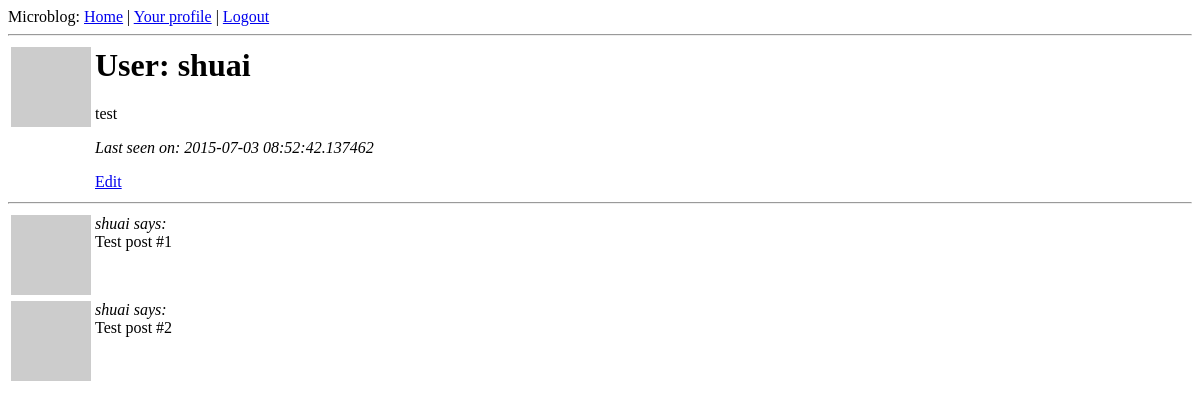
/user/shuai (signed in), run on an earlier commit of the app's database.
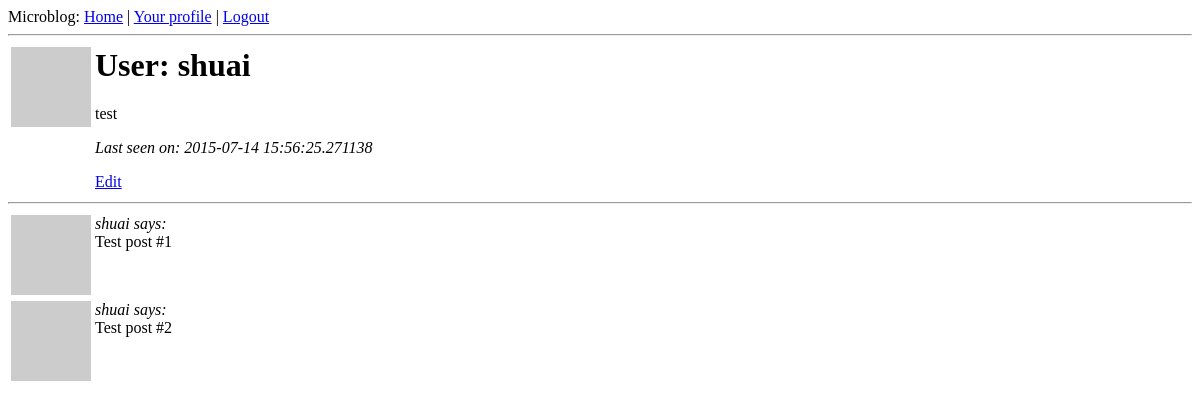
And on a later commit of the database.
### app/models.py (models this page shows, shortened)
class User(db.Model):
    id = db.Column(db.Integer, primary_key=True)
    nickname = db.Column(db.String(64), index=True, unique=True)
    email = db.Column(db.String(120), index=True, unique=True)
    posts = db.relationship('Post', backref='author', lazy='dynamic')
    about_me = db.Column(db.String(140))
    last_seen = db.Column(db.DateTime)
    followed = db.relationship('User',
                               secondary=followers,
                               primaryjoin=(followers.c.follower_id == id),
                               secondaryjoin=(followers.c.followed_id == id),
                               backref=db.backref('followers', lazy='dynamic'),
                               lazy='dynamic')
    def is_authenticated(self):
        return True
    def avatar(self, size):
            return 'http://www.gravatar.com/avatar/%s?d=mm&s=%d' % (md5(self.email.encode('utf-8')).hexdigest(), size)

### app/views.py (the view)
@app.route('/user/<nickname>')
@login_required
def user(nickname):
    user = User.query.filter_by(nickname=nickname).first()
    if user == None:
        flash('user %s not found.' % nickname)
        return redirect(url_for('index'))
    posts = [
        {'author': user, 'body': 'Test post #1'},
        {'author': user, 'body': 'Test post #2'}
    ]
    return render_template('user.html',
                           user=user,
                           posts=posts)

### app/views.py (called while the page is built)
@lm.user_loader
def load_user(id):
    return User.query.get(int(id))

@app.before_request
def before_request():
    g.user = current_user
    if g.user.is_authenticated():
        g.user.last_seen = datetime.utcnow()
        db.session.add(g.user)
        db.session.commit()

### app/templates/user.html
{% extends "base.html" %}
{% block content %}
    <table>
        <tr valign="top">
            <td><img src="{{ user.avatar(128) }}"></td>
            <td><h1>User: {{ user.nickname }}</h1>
                {% if user.about_me %}<p>{{ user.about_me }}</p>{% endif %}
                {% if user.last_seen %}<p><i>Last seen on: {{ user.last_seen }}</i></p>{% endif %}
                {% if user.id == g.user.id %}<p><a href="{{ url_for('edit') }}">Edit</a></p>{% endif %}
            </td>
        </tr>
    </table>
    <hr>
    {% for post in posts %}
        {% include 'post.html' %}
    {% endfor %}
{% endblock %}

### app/templates/base.html (shortened to what this page needs)
<html>
    <head>
    </head>
    <body>
        <div>Microblog: <a href="/index">Home</a>
            {% if g.user.is_authenticated() %}
            | <a href="{{ url_for('user', nickname=g.user.nickname) }}">Your profile</a>
            | <a href="{{ url_for('logout')}}">Logout</a>
            {% endif %}
        </div>
        <hr>
        {% block content %}{% endblock %}
    </body>
</html>

### app/templates/post.html
<table>
    <tr valign="top">
        <td><img src="{{ post.author.avatar(50) }}"></td><td><i>{{ post.author.nickname }} says:</i><br>{{ post.body }}</td>
    </tr>
</table>

What changed in the data, as far as the page shows it:
changed User "shuai": last_seen "2015-07-03 08:52:42.137462" → "2015-07-14 15:56:25.271138"
